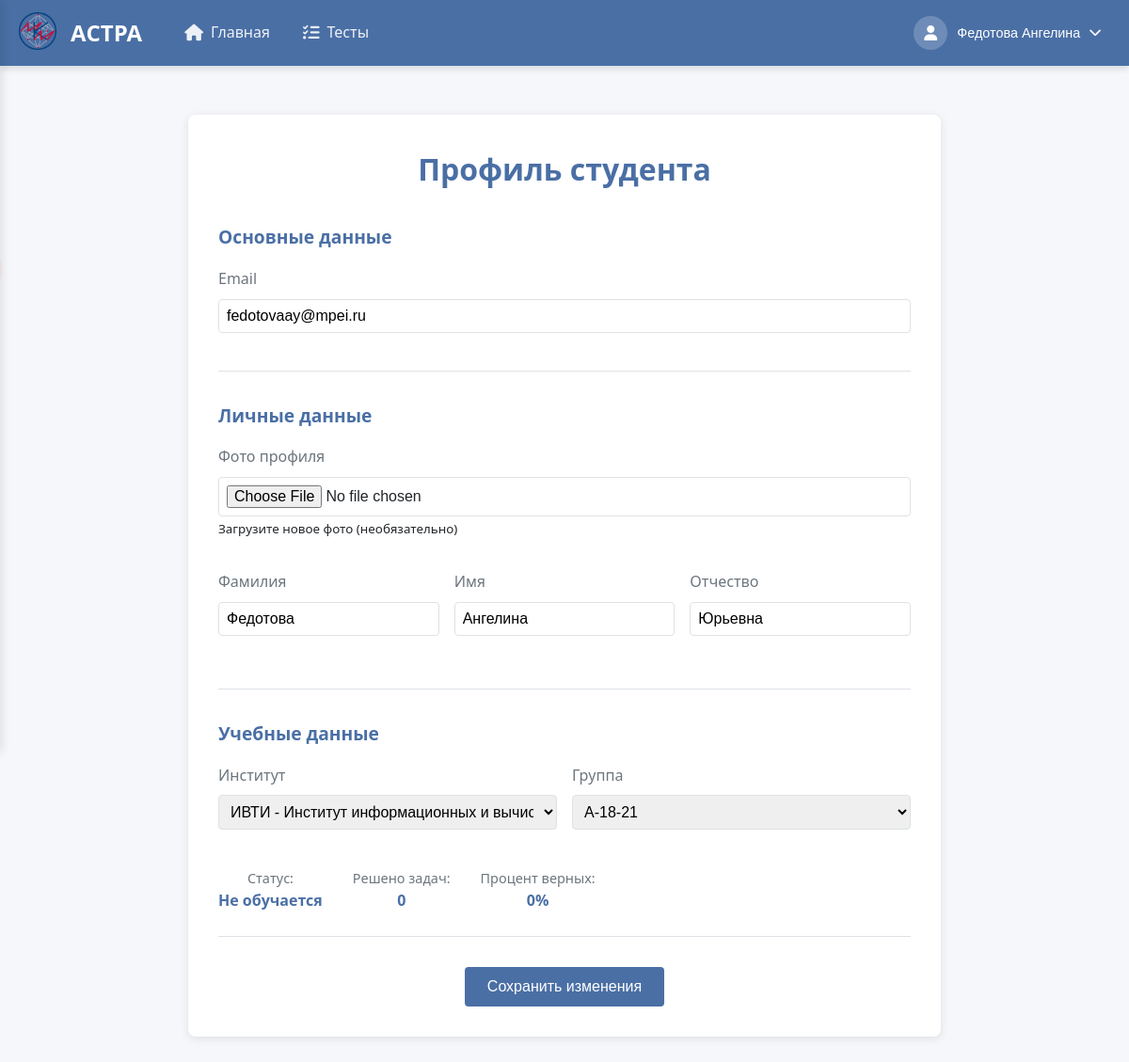
The app's page /data/ (signed in) with its own data.
### users/models.py (models this page shows, shortened)
class CustomUser(AbstractBaseUser, PermissionsMixin):
    THEME_CHOICES = [
        ('light', 'Светлая'),
        ('dark', 'Тёмная'),
    ]
    email = models.EmailField(unique=True)
    role = models.CharField(max_length=10, choices=[('student', 'Student'), ('teacher', 'Teacher')])
    theme = models.CharField(max_length=10, choices=THEME_CHOICES, default='light')
    is_active = models.BooleanField(default=True)
    is_staff = models.BooleanField(default=False)
    objects = CustomUserManager()
    USERNAME_FIELD = 'email'
    REQUIRED_FIELDS = ['role']
    def get_full_name(self):
        if self.role == 'student' and hasattr(self, 'studentdata'):
            return f"{self.studentdata.last_name} {self.studentdata.first_name}"
        elif self.role == 'teacher' and hasattr(self, 'teacherdata'):
            return f"{self.teacherdata.last_name} {self.teacherdata.first_name}"
        return self.email
    def get_photo_url(self):
        if self.role == 'student' and hasattr(self, 'studentdata') and self.studentdata.photo:
            return self.studentdata.photo.url
        elif self.role == 'teacher' and hasattr(self, 'teacherdata') and self.teacherdata.photo:
            return self.teacherdata.photo.url
        return None

class StudentData(models.Model):
    first_name = models.CharField(max_length=50, blank=False)
    last_name = models.CharField(max_length=50, blank=False)
    middle_name = models.CharField(max_length=50, blank=True)
    photo = models.ImageField(upload_to='user_photos/', blank=True, null=True)
    training_status = models.BooleanField(default=True)
    count_solve = models.IntegerField(default=0)
    perc_of_correct_ans = models.CharField(max_length=5, default="0")
    institute = models.ForeignKey(StudentInstitute, on_delete=models.PROTECT)
    group = models.ForeignKey(StudentGroup, on_delete=models.PROTECT)
    data_map = models.OneToOneField(CustomUser, on_delete=models.CASCADE)

class StudentInstitute(models.Model):
    name = models.CharField(max_length=70, unique=True)

class StudentGroup(models.Model):
    EDUCATION_LEVEL_CHOICES = [
        ('bachelor', 'Бакалавриат'),
        ('master', 'Магистратура'),
    ]
    COURSE_CHOICES = [
        (1, '1 курс'),
        (2, '2 курс'),
        (3, '3 курс'),
        (4, '4 курс'),
    ]
    name = models.CharField(max_length=20, unique=True)
    name_inst = models.ForeignKey(StudentInstitute, on_delete=models.PROTECT)
    education_level = models.CharField(max_length=8, choices=EDUCATION_LEVEL_CHOICES, default='bachelor')
    course = models.IntegerField(choices=COURSE_CHOICES, default=1)

### users/views.py (the view, shortened to what this page needs)
# urls.py: path('data/', views.data, name='data'),
@login_required
@role_required(['student', 'admin'])
def data(request):
    user = request.user
    context = {}
    if user.role == 'student':
        default_institute = StudentInstitute.objects.first()
        default_group = StudentGroup.objects.first()
        data, created = StudentData.objects.get_or_create(
            data_map=user,
            defaults={
                'first_name': '',
                'last_name': '',
                'middle_name': '',
                'institute': default_institute,
                'group': default_group,
                'training_status': True,
                'count_solve': 0,
                'perc_of_correct_ans': "0"
            }
        )
        form = ProfileForm(instance=data)
    context['user'] = user
    context['data'] = data
    context['form'] = form
    context['is_student'] = user.role == 'student'
    if user.role == 'student':
        context['institutes'] = StudentInstitute.objects.all()
        context['groups'] = StudentGroup.objects.all()
        student_group = data.group
        about_tests = AboutTest.objects.filter(
            publishedgroup__group_name=student_group,
            is_published=1
        ).distinct()
        context['about_tests'] = about_tests
    return render(request, 'users/student_data.html', context)

### users/forms.py
class ProfileForm(forms.ModelForm):
    class Meta:
        model = StudentData
        fields = [
            'first_name',
            'last_name',
            'middle_name',
            'photo',
            'institute',
            'training_status',
            'group',
        ]
        labels = {
            'first_name': 'Имя',
            'last_name': 'Фамилия',
            'middle_name': 'Отчество',
            'photo': 'Фото профиля',
            'group': 'Группа',
        }
        widgets = {
            'photo': forms.FileInput(attrs={'accept': 'image/*'}),
        }

### users/context_processors.py (called while the page is built)
def user_role(request):
    if request.user.is_authenticated:
        return {'user_role': request.user.role}
    return {}

### users/templates/users/student_data.html (shortened to what this page needs)
{% extends 'solving_tests/header.html' %}
{% load static %}
{% block extra_css %}
    <link rel="stylesheet" href='{% static "css/student_data.css" %}'>
{% endblock %}
{% block content %}
<div class="profile-container">
    <h1 class="profile-title">
        {% if is_student %}Профиль студента{% else %}Профиль преподавателя{% endif %}
    </h1>
    <form method="POST" enctype="multipart/form-data" class="profile-form">
        <div class="form-section">
            <h2>Основные данные</h2>
            <div class="form-group">
                <label>Email</label>
                <input type="email" name="email" value="{{ user.email }}" required>
            </div>
        </div>
        <div class="form-section">
            <h2>Личные данные</h2>
            <div class="form-row">
                <div class="form-group">
                    <label>Фото профиля</label>
                    <input type="file" name="photo" accept="image/*">
                    <small>Загрузите новое фото (необязательно)</small>
                </div>
            </div>
            <div class="form-row">
                <div class="form-group">
                    <label>Фамилия</label>
                    <input type="text" name="last_name" value="{{ data.last_name }}" required>
                </div>
                <div class="form-group">
                    <label>Имя</label>
                    <input type="text" name="first_name" value="{{ data.first_name }}" required>
                </div>
                <div class="form-group">
                    <label>Отчество</label>
                    <input type="text" name="middle_name" value="{{ data.middle_name }}">
                </div>
            </div>
        </div>
        {% if is_student %}
        <div class="form-section">
            <h2>Учебные данные</h2>
            <div class="form-row">
                <div class="form-group">
                    <label>Институт</label>
                    <select name="institute" required>
                        {% for institute in institutes %}
                        <option value="{{ institute.id }}"
                                {% if data.institute.id == institute.id %}selected{% endif %}>
                            {{ institute.name }}
                        </option>
                        {% endfor %}
                    </select>
                </div>
                <div class="form-group">
                    <label>Группа</label>
                    <select name="group" required>
                        {% for group in groups %}
                        <option value="{{ group.id }}"
                                {% if data.group.id == group.id %}selected{% endif %}>
                            {{ group.name }}
                        </option>
                        {% endfor %}
                    </select>
                </div>
            </div>
            <div class="stats">
                <div class="stat-item">
                    <span class="stat-label">Статус:</span>
                    <span class="stat-value">
                        {% if data.training_status %}Обучается{% else %}Не обучается{% endif %}
                    </span>
                </div>
                <div class="stat-item">
                    <span class="stat-label">Решено задач:</span>
                    <span class="stat-value">{{ data.count_solve }}</span>
                </div>
                <div class="stat-item">
                    <span class="stat-label">Процент верных:</span>
                    <span class="stat-value">{{ data.perc_of_correct_ans }}%</span>
                </div>
            </div>
        </div>
        {% endif %}
        <button type="submit" class="save-btn">Сохранить изменения</button>
    </form>
</div>
{% endblock %}

### solving_tests/templates/solving_tests/header.html (shortened to what this page needs)
<!DOCTYPE html>
<html lang="ru">
<head>
    {% load static %}
    <link rel="stylesheet" href="{% static 'css/header.css' %}">
    <link rel="stylesheet" href="{% static 'css/dark-theme.css' %}">
    <link rel="stylesheet" href="{% static 'libs/fontawesome/css/all.min.css' %}">
    {% block extra_css %}{% endblock %}
</head>
<body data-theme="{{ user.theme|default:'light' }}" data-user-theme="{{ user.theme|default:'light' }}">
<header class="app-header">
    <div class="header-container">
        <div class="header-brand">
            <span class="logo-icon">
                <img src="{% static 'images/logo.png' %}" alt="" style="width: 40px; height: 40px;">
            </span>
            <h2><span class="logo-text">АСТРА</span></h2>
        </div>
        <nav class="main-nav">
            <ul class="nav-list">
                {% if user.role == "student" %}
                    <li class="nav-item">
                        <a href="/Home/" class="nav-link {% if request.path == '/Home/' %}active{% endif %}">
                            <i class="fas fa-home"></i>
                            <span>Главная</span>
                        </a>
                    </li>
                    <li class="nav-item">
                        <a href="/TestsSolving/" class="nav-link {% if '/TestsSolving/' in request.path %}active{% endif %}">
                            <i class="fas fa-tasks"></i>
                            <span>Тесты</span>
                        </a>
                    </li>
                {% endif %}
            </ul>
        </nav>
        <div class="user-controls">
            <div class="profile-dropdown">
                <button class="profile-btn" id="profileBtn">
                    <div class="avatar">
                        {% if user.get_photo_url %}
                            <img src="{{ user.get_photo_url }}" alt="Фото профиля" style="width: 100%; height: 100%; border-radius: 50%; object-fit: cover;">
                        {% else %}
                            <i class="fas fa-user"></i>
                        {% endif %}
                    </div>
                    <span class="username">{{ user.get_full_name }}</span>
                    <i class="fas fa-chevron-down"></i>
                </button>
            </div>
        </div>
    </div>
</header>
<main class="app-main">
    {% block content %}{% endblock %}
</main>
</body>
</html>

### create_tests/static/css/header.css (style rules this page uses)
:root { --primary-color: #4a6fa5; --primary-hover: #3a5a8a; --secondary-color: #6c757d; --success-color: #28a745; --danger-color: #dc3545; --warning-color: #ffc107; --info-color: #17a2b8; --light-color: #f8f9fa; --dark-color: #343a40; --text-light: #ffffff; --text-dark: #212529; --border-color: rgba(0, 0, 0, 0.1); --shadow-sm: 0 1px 3px rgba(0, 0, 0, 0.1); --shadow-md: 0 4px 6px rgba(0, 0, 0, 0.1); --shadow-lg: 0 10px 15px rgba(0, 0, 0, 0.1); --transition: all 0.3s ease; --border-radius: 8px; }
* { margin: 0; padding: 0; box-sizing: border-box; }
body { font-family: 'Segoe UI', Tahoma, Geneva, Verdana, sans-serif; line-height: 1.6; color: var(--text-dark); background-color: #f5f7fa; padding-top: 70px !important; }
.app-header { position: fixed; top: 0; left: 0; right: 0; height: 70px; background-color: var(--primary-color); box-shadow: var(--shadow-md); z-index: 1000; }
.header-container { display: flex; justify-content: space-between; align-items: center; height: 100%; max-width: 1500px; margin: 0 auto; padding: 0 20px; }
.header-brand { display: flex; align-items: center; gap: 15px; }
.logo-icon { font-size: 3rem; color: #ffd700; }
.logo-text { size 500px; color: white; }
.main-nav { flex-grow: 1; margin: 0 30px; }
.nav-list { display: flex; list-style: none; gap: 5px; }
.nav-item { position: relative; }
.nav-link { display: flex; align-items: center; padding: 10px 15px; color: rgba(255, 255, 255, 0.9); text-decoration: none; border-radius: var(--border-radius); transition: var(--transition); gap: 8px; font-weight: 500; }
.nav-link i { font-size: 1.1rem; }
.user-controls { display: flex; align-items: center; gap: 15px; }
.profile-dropdown { position: relative; }
.profile-btn { display: flex; align-items: center; background: none; border: none; color: var(--text-light); cursor: pointer; gap: 10px; padding: 5px 10px; border-radius: 20px; transition: var(--transition); }
.avatar { width: 36px; height: 36px; border-radius: 50%; background-color: rgba(255, 255, 255, 0.2); display: flex; align-items: center; justify-content: center; font-size: 1rem; }
.username { font-weight: 500; font-size: 0.9rem; }
.app-main { min-height: calc(100vh - 70px); padding: 20px; max-width: 95%; margin: 0 auto; }

### static/css/dark-theme.css (style rules this page uses)
* { transition: background-color 0.3s ease, color 0.3s ease, border-color 0.3s ease; }

### users/static/css/student_data.css (style rules this page uses)
:root { --primary: #4a6fa5; --primary-light: #e1e8f5; --secondary: #6c757d; --light: #f8f9fa; --dark: #343a40; --border: #dee2e6; }
.profile-container { max-width: 800px; margin: 2rem auto; padding: 2rem; background: white; border-radius: 8px; box-shadow: 0 2px 10px rgba(0,0,0,0.1); }
.profile-title { color: var(--primary); margin-bottom: 2rem; text-align: center; }
.form-section { margin-bottom: 2rem; padding-bottom: 1.5rem; border-bottom: 1px solid var(--border); }
.form-section h2 { color: var(--primary); margin-bottom: 1rem; font-size: 1.2rem; }
.form-row { display: flex; gap: 1rem; margin-bottom: 1rem; }
.form-group { flex: 1; margin-bottom: 1rem; }
.form-group label { display: block; margin-bottom: 0.5rem; color: var(--secondary); font-weight: 500; }
.form-group input, .form-group select { width: 100%; padding: 0.5rem; border: 1px solid var(--border); border-radius: 4px; font-size: 1rem; }
.stats { display: flex; gap: 2rem; margin-top: 1.5rem; }
.stat-item { text-align: center; }
.stat-label { display: block; color: var(--secondary); font-size: 0.9rem; }
.stat-value { font-weight: 600; color: var(--primary); }
.save-btn { background: var(--primary); color: white; border: none; padding: 0.75rem 1.5rem; border-radius: 4px; font-size: 1rem; cursor: pointer; transition: background 0.2s; display: block; margin: 2rem auto 0; }

### records on screen
CustomUser: get_full_name "Федотова Ангелина", email "fedotovaay@mpei.ru"
StudentData: last_name "Федотова", first_name "Ангелина", middle_name "Юрьевна", institute "ИВТИ - Институт информационных и вычислительных технологий", group "А-18-21", count_solve "0", perc_of_correct_ans "0"
